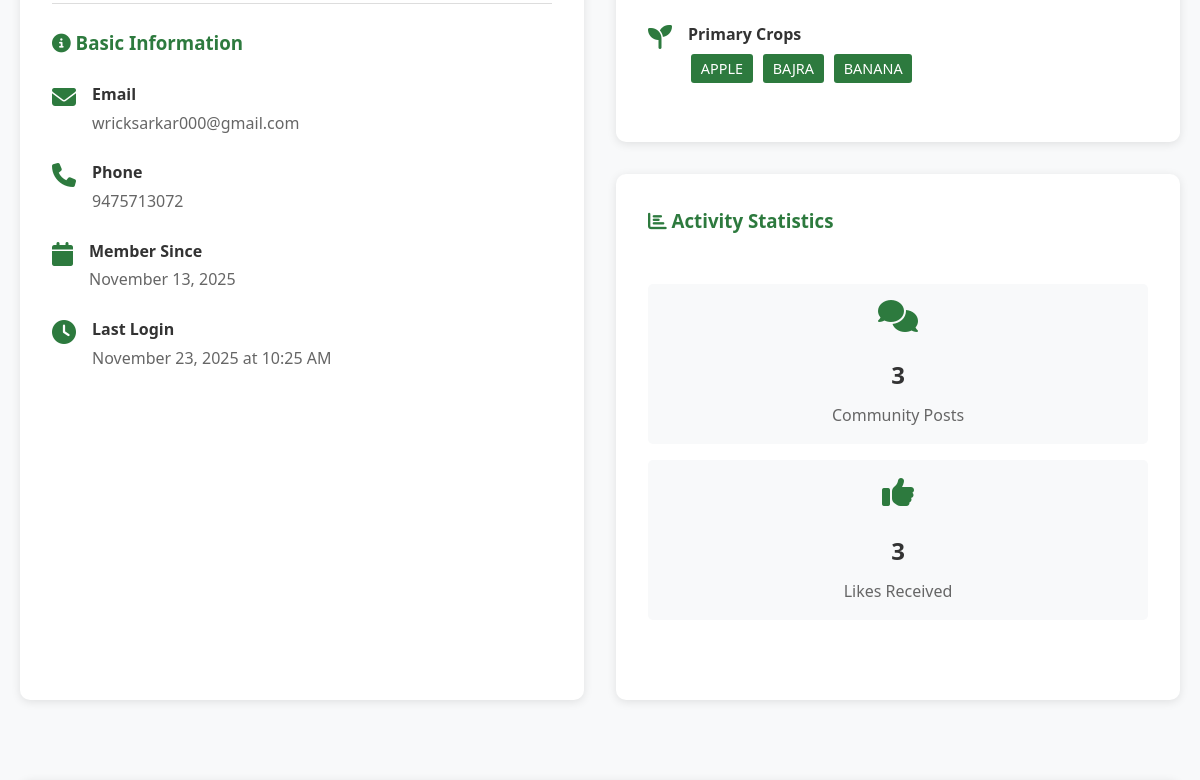
The page /profile (signed in, middle part) on the database as committed earlier.
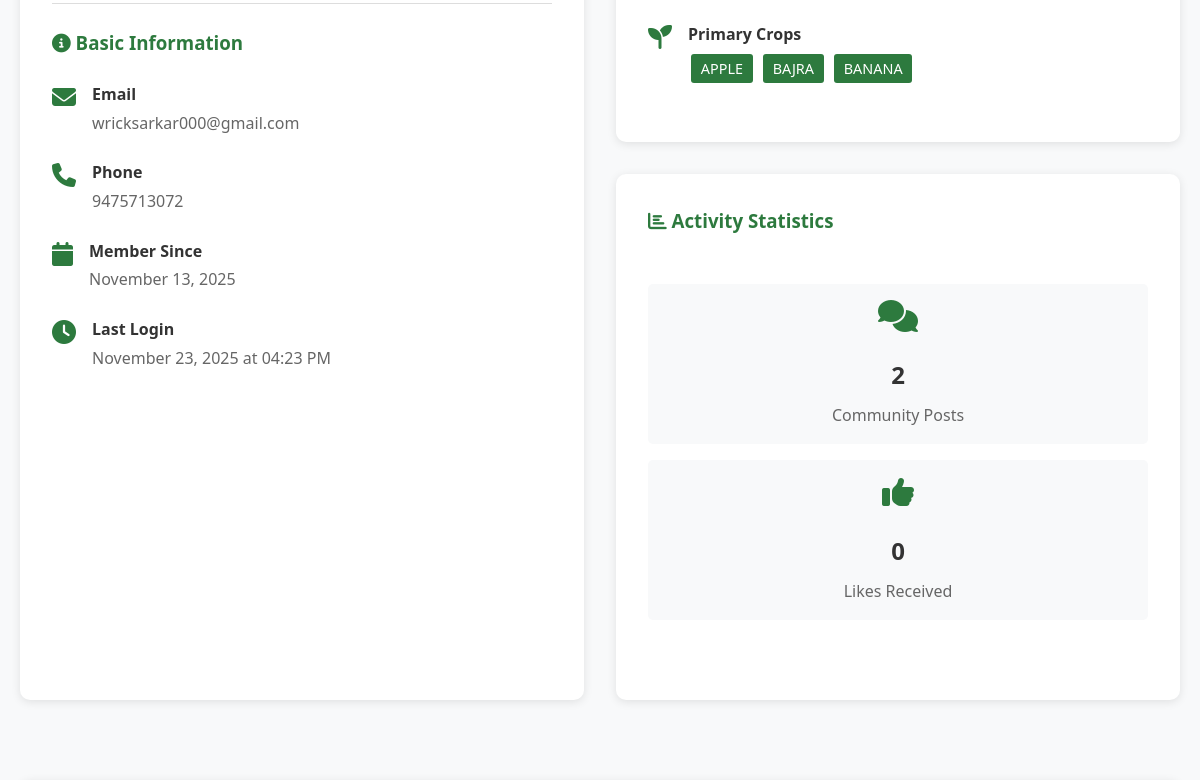
The same page on the database as committed later.
### models.py (models this page shows, shortened)
class User(UserMixin, db.Model):
    __tablename__ = 'users'
    id = db.Column(db.Integer, primary_key=True)
    full_name = db.Column(db.String(100), nullable=False)
    email = db.Column(db.String(120), unique=True, nullable=False, index=True)
    phone = db.Column(db.String(15), unique=True, nullable=False)
    password_hash = db.Column(db.String(256), nullable=False)
    user_type = db.Column(db.String(20), nullable=False)  # farmer, ngo, trader
    state = db.Column(db.String(50))
    district = db.Column(db.String(50))
    farm_size = db.Column(db.Float)
    primary_crops = db.Column(db.String(500))  # Comma-separated crop names
    created_at = db.Column(db.DateTime, default=datetime.utcnow)
    last_login = db.Column(db.DateTime)
    is_active = db.Column(db.Boolean, default=True)
    posts = db.relationship('CommunityPost', backref='author', lazy=True, cascade='all, delete-orphan')
    def get_primary_crops_list(self):
        if self.primary_crops:
            return [crop.strip() for crop in self.primary_crops.split(',')]
        return []

### app.py (the view)
@app.route('/profile')
@login_required
def profile():
    posts_count = CommunityPost.query.filter_by(user_id=current_user['id']).count()
    total_likes = db.session.query(db.func.sum(CommunityPost.likes))\
        .filter_by(user_id=current_user['id'])\
        .scalar() or 0
    return render_template('profile.html',
                         user=current_user['details'],
                         current_user=current_user,
                         posts_count=posts_count,
                         total_likes=total_likes)

### app.py (called while the page is built)
@login_manager.user_loader
def load_user(user_id):
    return  db.session.get(User, user_id)

def login_required(f):
    @wraps(f)
    def decorated_function(*args, **kwargs):
        if current_user['is_authenticated'] == False:
            flash('Please login to access this page.', 'warning')
            return redirect(url_for('login'))
        return f(*args, **kwargs)
    return decorated_function

### templates/profile.html (shortened to what this page needs)
{% extends "base.html" %}
{% block content %}
<section>
    <div class="container">
        <div class="grid grid-2">
            <div class="card">
                <div style="border-top: 1px solid var(--border-color); padding-top: 1.5rem;">
                    <h3 style="margin-bottom: 1.5rem; color: var(--primary-color);">
                        <i class="fas fa-info-circle"></i> Basic Information
                    </h3>
                    <div class="profile-info-item">
                        <i class="fas fa-envelope"></i>
                        <div>
                            <strong>Email</strong>
                            <p>{{ user.email }}</p>
                        </div>
                    </div>
                    <div class="profile-info-item">
                        <i class="fas fa-phone"></i>
                        <div>
                            <strong>Phone</strong>
                            <p>{{ user.phone }}</p>
                        </div>
                    </div>
                    <div class="profile-info-item">
                        <i class="fas fa-calendar"></i>
                        <div>
                            <strong>Member Since</strong>
                            <p>{{ user.created_at.strftime('%B %d, %Y') }}</p>
                        </div>
                    </div>
                    {% if user.last_login %}
                    <div class="profile-info-item">
                        <i class="fas fa-clock"></i>
                        <div>
                            <strong>Last Login</strong>
                            <p>{{ user.last_login.strftime('%B %d, %Y at %I:%M %p') }}</p>
                        </div>
                    </div>
                    {% endif %}
                </div>
            </div>
            {% if user.user_type == 'farmer' %}
            <div>
                <div class="card">
                    {% if user.primary_crops %}
                    <div class="profile-info-item">
                        <i class="fas fa-seedling"></i>
                        <div>
                            <strong>Primary Crops</strong>
                            <p>
                                {% for crop in user.get_primary_crops_list() %}
                                    <span style="display: inline-block; background-color: var(--primary-color); color: white; padding: 0.2rem 0.6rem; border-radius: 3px; margin: 0.2rem; font-size: 0.9rem;">
                                        {{ crop }}
                                    </span>
                                {% endfor %}
                            </p>
                        </div>
                    </div>
                    {% endif %}
                </div>
                <div class="card mt-2">
                    <h3 style="color: var(--primary-color); margin-bottom: 1.5rem;">
                        <i class="fas fa-chart-bar"></i> Activity Statistics
                    </h3>
                    <div class="grid grid-2" style="gap: 1rem;">
                        <div style="text-align: center; background-color: var(--light-bg); padding: 1rem; border-radius: 5px;">
                            <i class="fas fa-comments fa-2x text-primary mb-1"></i>
                            <h2 style="margin: 0.5rem 0;">{{ posts_count }}</h2>
                            <p style="margin: 0; color: var(--text-light);">Community Posts</p>
                        </div>
                        <div style="text-align: center; background-color: var(--light-bg); padding: 1rem; border-radius: 5px;">
                            <i class="fas fa-thumbs-up fa-2x text-primary mb-1"></i>
                            <h2 style="margin: 0.5rem 0;">{{ total_likes }}</h2>
                            <p style="margin: 0; color: var(--text-light);">Likes Received</p>
                        </div>
                    </div>
                </div>
            </div>
            {% endif %}
        </div>
    </div>
</section>
{% endblock %}

Rows that differ between the two databases and show on the page:
changed User "wricksarkar000@gmail.com": last_login "November 23, 2025 at 10:25 AM" → "November 23, 2025 at 04:23 PM"
Other text that changed with them:
{{ posts_count }}: "3" → "2"
{{ total_likes }}: "3" → "0"
